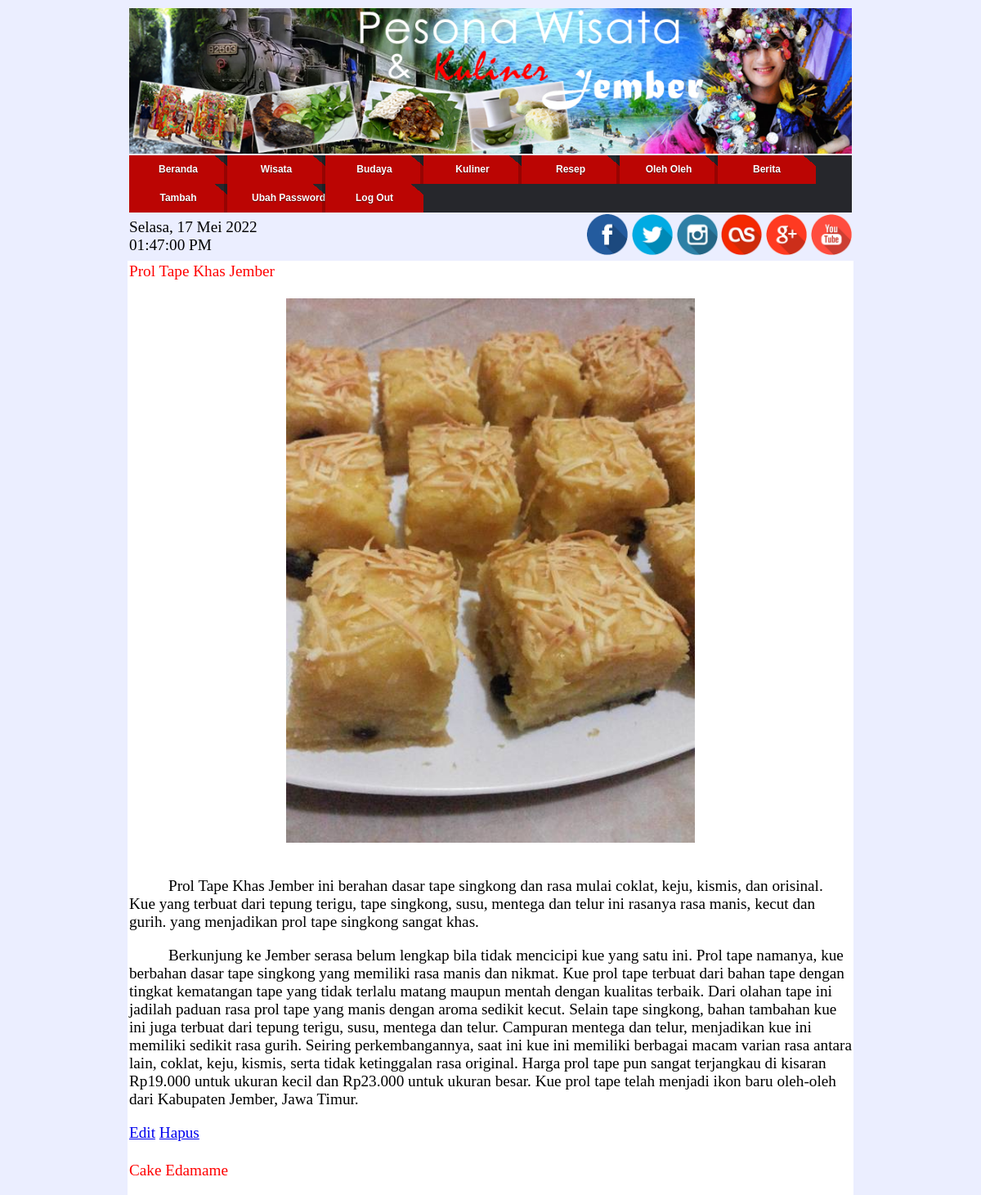
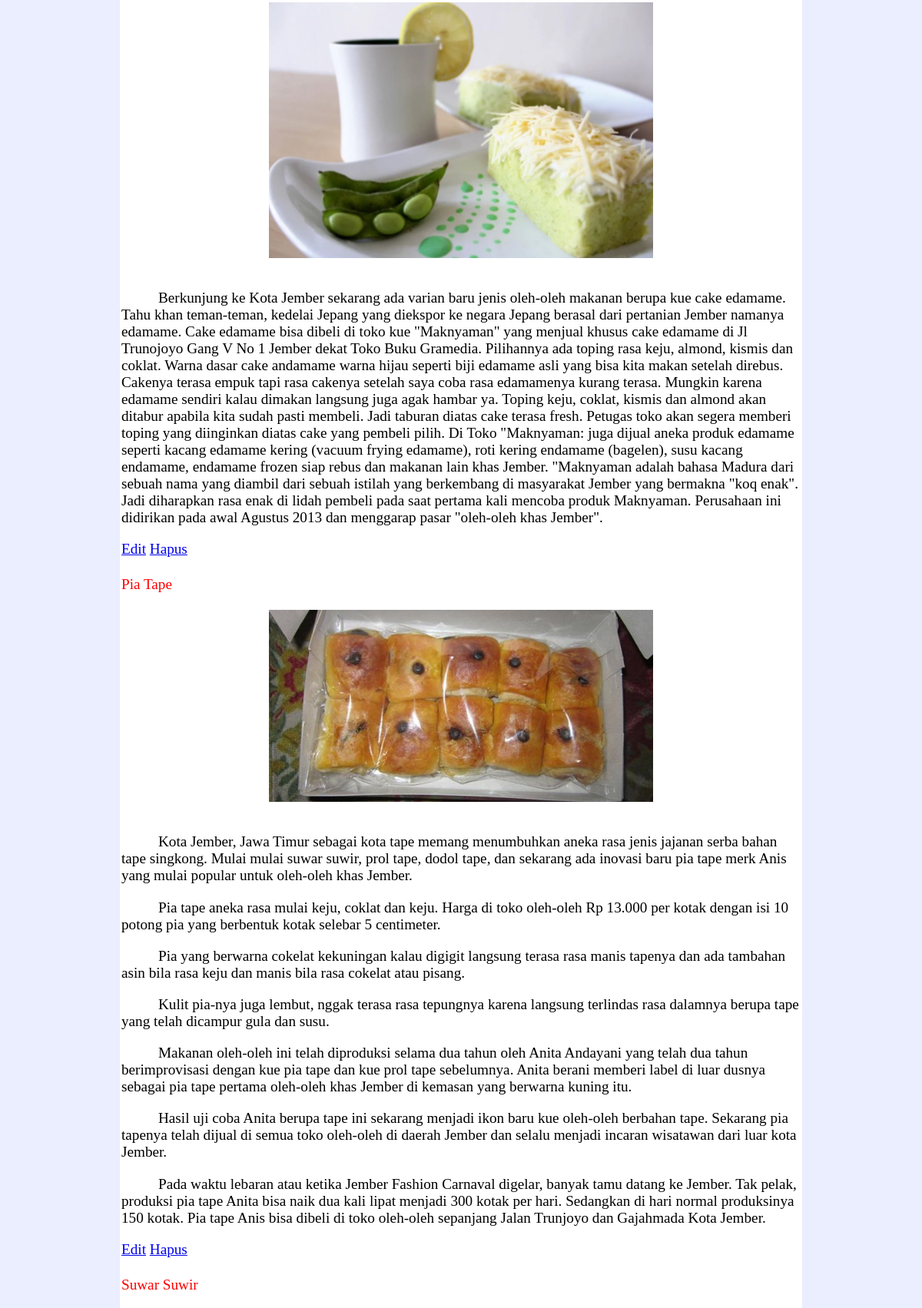
Page /admin/oleholeh.php (signed in, upper part) on the committed database (2 pictures, top to bottom).
### tables this page shows
CREATE TABLE IF NOT EXISTS `berita` (
  `id_berita` int(11) NOT NULL AUTO_INCREMENT,
  `judul` varchar(40) NOT NULL,
  `tgl_buat` date DEFAULT NULL,
  `tgl_update` date NOT NULL,
  `gambar` varchar(100) NOT NULL,
  `isi` text NOT NULL,
  `kategori` varchar(15) NOT NULL,
  `kunjungan` int(11) NOT NULL,
  PRIMARY KEY (`id_berita`)
);

### admin/oleholeh.php (the view, shortened to what this page needs)
<?php
if(isset($_SESSION['login'])){
?>
<html>
<body>
<?php
	include "menu_admin.php";
?>
<center>
<table border="0" bgcolor="white">
<?php
	$query=mysql_query("SELECT * FROM berita where kategori='oleholeh'")or die('perintah sql salah');
	if(mysql_num_rows($query)==0){
	echo'<tr><td><center>Tidak ada data!</center></td></tr>';
	}else{
		$per_page = 5;
		$page = (isset($_GET['page'])) ? (int)$_GET['page'] : 1;
		$start = ($page - 1) * $per_page;
		$query="select judul,gambar,isi,id_berita from berita where kategori='oleholeh' order by id_berita limit $start, $per_page";
		$sql=mysql_query($query);
		while($hasil=mysql_fetch_array($sql)){
			$judul=$hasil['judul'];
			$gambar=$hasil['gambar'];
			$isi=$hasil['isi'];
			$id=$hasil['id_berita'];
			echo'<tr><td><font color="red">'.$judul.'</font><br><br>
			<center>
			<img src="../images/'.$gambar.'" class="img5" width="500" title="'.$gambar.'" alt="'.$gambar.'"></center>
			<br>
			';
			echo $isi;
			echo'<a href="edit.php?id='.$id.'">Edit</a> <a href="hapus.php?id='.$id.'"onclick="return confirm(\'Yakin?\')">Hapus</a><br><br></td></tr>';
		}
	}
?>
</table>
<?php
	include 'footer.php';
?>
</body>
</html>
<?php
}else{
	echo'<script>window.location="admin97.php"</script>';
}
?>

### admin/menu_admin.php (style rules this page uses)
body { font-family:Calibri; background-color:#ebeeff; }
.img5 { height:auto; transition: all 0.5s; -o-transition: all 0.5s; -moz-transition: all 0.5s; -webkit-transition: all 0.5s; }
img { max-width:100% }
table { width: 75%; }
table tr { padding: .35em; }
table th, table td { padding: 0em; font-size:1.2em; }
table td img { text-align: center; }

### rows in the picture
berita: judul "Prol Tape Khas Jember", gambar (picture), isi "Prol Tape Khas Jember ini berahan dasar tape singkong dan rasa mulai coklat, keju, kismis, dan orisinal. Kue yang terbuat dari tepung terigu, tape singkong, susu, mentega dan telur ini rasanya rasa manis, kecut dan gurih. yang menjadikan prol tape singkong sangat khas. Berkunjung ke Jember serasa belum lengkap bila tidak mencicipi kue yang satu ini. Prol tape namanya, kue berbahan dasar tape singkong yang memiliki rasa manis dan nikmat. Kue prol tape terbuat dari bahan tape dengan tingkat kematangan tape yang tidak terlalu matang maupun mentah dengan kualitas terbaik. Dari olahan tape ini jadilah paduan rasa prol tape yang manis dengan aroma sedikit kecut. Selain tape singkong, bahan…"
berita: judul "Cake Edamame", gambar (picture), isi "Berkunjung ke Kota Jember sekarang ada varian baru jenis oleh-oleh makanan berupa kue cake edamame. Tahu khan teman-teman, kedelai Jepang yang diekspor ke negara Jepang berasal dari pertanian Jember namanya edamame. Cake edamame bisa dibeli di toko kue \"Maknyaman\" yang menjual khusus cake edamame di Jl Trunojoyo Gang V No 1 Jember dekat Toko Buku Gramedia. Pilihannya ada toping rasa keju, almond, kismis dan coklat. Warna dasar cake andamame warna hijau seperti biji edamame asli yang bisa kita makan setelah direbus. Cakenya terasa empuk tapi rasa cakenya setelah saya coba rasa edamamenya kurang terasa. Mungkin karena edamame sendiri kalau dimakan langsung juga agak hambar ya. Toping keju,…"
berita: judul "Pia Tape", gambar (picture), isi "Kota Jember, Jawa Timur sebagai kota tape memang menumbuhkan aneka rasa jenis jajanan serba bahan tape singkong. Mulai mulai suwar suwir, prol tape, dodol tape, dan sekarang ada inovasi baru pia tape merk Anis yang mulai popular untuk oleh-oleh khas Jember. Pia tape aneka rasa mulai keju, coklat dan keju. Harga di toko oleh-oleh Rp 13.000 per kotak dengan isi 10 potong pia yang berbentuk kotak selebar 5 centimeter. Pia yang berwarna cokelat kekuningan kalau digigit langsung terasa rasa manis tapenya dan ada tambahan asin bila rasa keju dan manis bila rasa cokelat atau pisang. Kulit pia-nya juga lembut, nggak terasa rasa tepungnya karena langsung terlindas rasa dalamnya berupa tape yang…"
berita: judul "Suwar Suwir"
